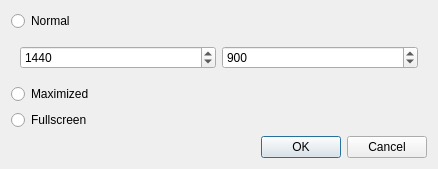
<?xml version="1.0" encoding="UTF-8"?>
<ui version="4.0">
 <class>DisplayForm</class>
 <widget class="QDialog" name="DisplayForm">
  <property name="geometry">
   <rect>
    <x>0</x>
    <y>0</y>
    <width>438</width>
    <height>168</height>
   </rect>
  </property>
  <property name="windowTitle">
   <string>Dialog</string>
  </property>
  <layout class="QGridLayout" name="gridLayout">
   <item row="4" column="0">
    <widget class="QDialogButtonBox" name="buttonBox">
     <property name="orientation">
      <enum>Qt::Horizontal</enum>
     </property>
     <property name="standardButtons">
      <set>QDialogButtonBox::Cancel|QDialogButtonBox::Ok</set>
     </property>
    </widget>
   </item>
   <item row="0" column="0">
    <widget class="QRadioButton" name="NormalButton">
     <property name="text">
      <string>Normal</string>
     </property>
    </widget>
   </item>
   <item row="3" column="0">
    <widget class="QRadioButton" name="FullscreenButton">
     <property name="text">
      <string>Fullscreen</string>
     </property>
    </widget>
   </item>
   <item row="2" column="0">
    <widget class="QRadioButton" name="MaximizedButton">
     <property name="text">
      <string>Maximized</string>
     </property>
    </widget>
   </item>
   <item row="1" column="0">
    <widget class="QWidget" name="NormalWidget" native="true">
     <layout class="QGridLayout" name="gridLayout_2">
      <item row="1" column="1">
       <widget class="QSpinBox" name="Height">
        <property name="maximum">
         <number>1080</number>
        </property>
        <property name="singleStep">
         <number>36</number>
        </property>
        <property name="value">
         <number>900</number>
        </property>
       </widget>
      </item>
      <item row="1" column="0">
       <widget class="QSpinBox" name="Width">
        <property name="maximum">
         <number>1920</number>
        </property>
        <property name="singleStep">
         <number>64</number>
        </property>
        <property name="value">
         <number>1440</number>
        </property>
       </widget>
      </item>
     </layout>
    </widget>
   </item>
  </layout>
 </widget>
 <resources/>
 <connections>
  <connection>
   <sender>buttonBox</sender>
   <signal>accepted()</signal>
   <receiver>DisplayForm</receiver>
   <slot>accept()</slot>
   <hints>
    <hint type="sourcelabel">
     <x>248</x>
     <y>254</y>
    </hint>
    <hint type="destinationlabel">
     <x>157</x>
     <y>274</y>
    </hint>
   </hints>
  </connection>
  <connection>
   <sender>buttonBox</sender>
   <signal>rejected()</signal>
   <receiver>DisplayForm</receiver>
   <slot>reject()</slot>
   <hints>
    <hint type="sourcelabel">
     <x>316</x>
     <y>260</y>
    </hint>
    <hint type="destinationlabel">
     <x>286</x>
     <y>274</y>
    </hint>
   </hints>
  </connection>
 </connections>
</ui>
